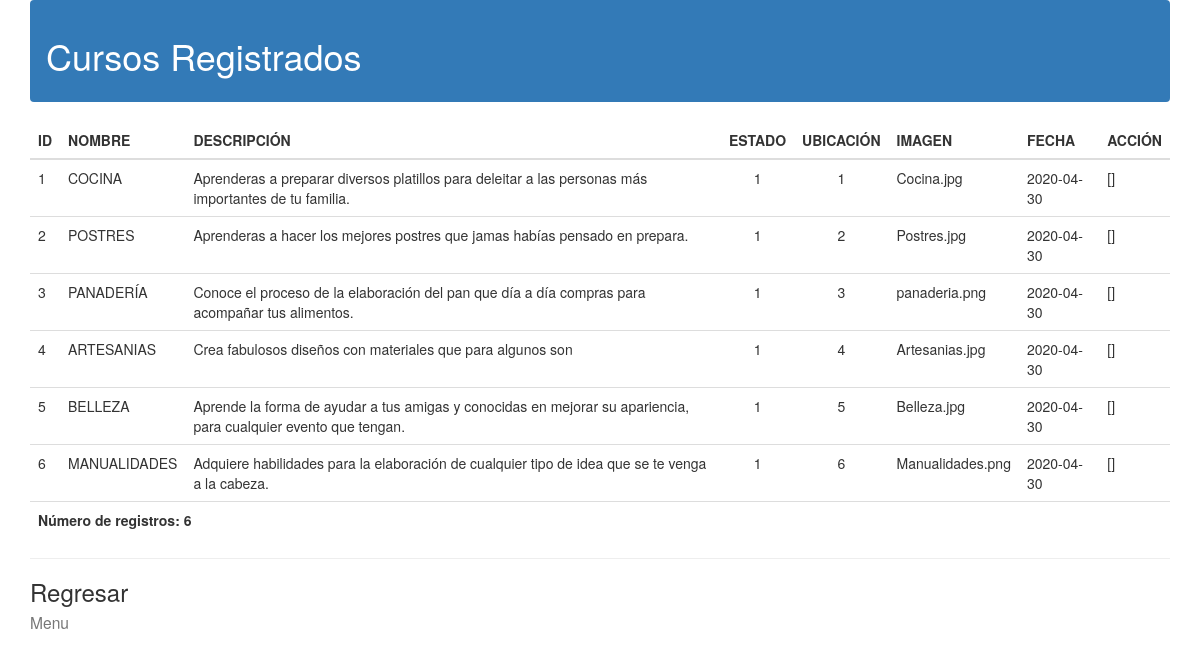
/Admin/CRUD_admin/Cursos/mostrar_cursos.php (signed in), run on the app's committed database.
### tables this page shows
CREATE TABLE IF NOT EXISTS `cursos` (
  `Id_Curso` int(5) NOT NULL,
  `Nombre` varchar(70) NOT NULL,
  `Descripcion` varchar(1500) NOT NULL,
  `Horario` varchar(75) NOT NULL,
  `Precio` varchar(15) NOT NULL,
  `Estado` char(5) NOT NULL,
  `Duracion` varchar(20) NOT NULL,
  `Fecha` date NOT NULL,
  `lugar_curso` int(5) NOT NULL,
  `Imagen` varchar(100) NOT NULL,
  PRIMARY KEY (`Id_Curso`)
);

### Admin/CRUD_admin/Cursos/mostrar_cursos.php (the view, shortened to what this page needs)
<!DOCTYPE html>
	<html lang="es">
		<head>
			<link href = "//maxcdn.bootstrapcdn.com/bootstrap/3.3.0/css/bootstrap.min.css" rel = "stylesheet" id ="bootstrap-css" >
		</head>
		<header>
			<nav class = "navbar navbar-dark bg-primary" >
			<span class = "navbar-text" >
			<h1> Cursos Registrados </h1>
			</span>
			</nav>
		</header>
		<body class="container">
			<?php
					@$db = new mysqli('localhost','root','','sirama', '3308');
				$db->set_charset( "utf8" );
				$consulta = " SELECT * FROM cursos ORDER BY Id_Curso";
				$resultc = $db->query($consulta);
				$num_results = $resultc->num_rows;
				echo "<table class='table'>
				<colgroup>
				<col class=\"idcur\">
				</colgroup>
				<colgroup>
				<col class=\"name\">
				</colgroup>
				<colgroup>
				<col class=\"descri\">
				</colgroup>
				<colgroup>
				<col class=\"esta\">
				</colgroup>
				<colgroup>
				<col class=\"place\">
				</colgroup>
				<colgroup>
				<col class=\"img\">
				</colgroup>
				<colgroup>
				<col class=\"fecha\">
				</colgroup>
				<colgroup>
				<col class=\"action\">
				</colgroup>
				<thead>
				<tr id=\"theader\">
				<th>ID</th>
				<th>NOMBRE</th>
				<th>DESCRIPCIÓN</th>
				<th>ESTADO</th>
				<th>UBICACIÓN</th>
				<th>IMAGEN</th>
				<th>FECHA</th>
				<th>ACCIÓN</th>
				</tr>
				</thead>
				<tbody>";
				while ($row = $resultc->fetch_assoc()) {
				echo "<tr class=\"normal\"onmouseover=\"this.className='selected'\" onmouseout=\"this.className='normal'\">";
				echo "<td scope='col'>";
				echo "" . $row[ 'Id_Curso' ] . "";
				echo "</td><td scope='col'>";
				echo "" . stripslashes($row[ 'Nombre' ]) . "";
				echo "</td><td scope='col'>";
				echo "" . stripslashes($row[ 'Descripcion' ]) . "";
				echo "</td><td scope='col' class = 'text-center'>";
				echo "" . stripslashes($row[ 'Estado' ]) . "";
				echo "</td><td scope='col' class = 'text-center'>";
				echo "" . stripslashes($row[ 'lugar_curso' ]) . "";
				echo "</td><td scope='col'>\n";
				echo "" . stripslashes($row[ 'Imagen' ]) . "";
				echo "</td><td scope='col'>";
				echo "" . $row[ 'Fecha' ];
				echo "</td><td scope='col'>";
				echo "[<a href=\"" . $_GET[ 'opc' ] . ".php?id=" .
				$row[ 'Id_Curso' ] . "\">";
				echo "</a>]";
				echo "</td></tr>";
				}
				echo "</tbody>";
				echo "<tfoot>";
				echo "<tr id=\"tfooter\">";
				echo "<th colspan=\"9\">";
				echo "Número de registros: " . $num_results . "";
				echo "</th>";
				echo "</tr>";
				echo "</tfoot>";
				echo "</table>";
				?>
				<hr class = "d-lg-none divider" >
				<a href = "Opciones_Cursos.php" class = "d-block h3
				font-weight-normal" > Regresar <br>
				<small class = "d-block text-muted
				text-small" > Menu </small>
				</a>
		</body>
	</html>

### data on the page
cursos: Id_Curso "1", Nombre "COCINA", Descripcion "Aprenderas a preparar diversos platillos para deleitar a las personas más importantes de tu familia.", Estado "1", lugar_curso "1", Imagen "Cocina.jpg", Fecha "2020-04-30"
cursos: Id_Curso "2", Nombre "POSTRES", Descripcion "Aprenderas a hacer los mejores postres que jamas habías pensado en prepara.", Estado "1", lugar_curso "2", Imagen "Postres.jpg", Fecha "2020-04-30"
cursos: Id_Curso "3", Nombre "PANADERÍA", Descripcion "Conoce el proceso de la elaboración del pan que día a día compras para acompañar tus alimentos.", Estado "1", lugar_curso "3", Imagen "panaderia.png", Fecha "2020-04-30"
cursos: Id_Curso "4", Nombre "ARTESANIAS", Descripcion "Crea fabulosos diseños con materiales que para algunos son", Estado "1", lugar_curso "4", Imagen "Artesanias.jpg", Fecha "2020-04-30"
cursos: Id_Curso "5", Nombre "BELLEZA", Descripcion "Aprende la forma de ayudar a tus amigas y conocidas en mejorar su apariencia, para cualquier evento que tengan.", Estado "1", lugar_curso "5", Imagen "Belleza.jpg", Fecha "2020-04-30"
cursos: Id_Curso "6", Nombre "MANUALIDADES", Descripcion "Adquiere habilidades para la elaboración de cualquier tipo de idea que se te venga a la cabeza.", Estado "1", lugar_curso "6", Imagen "Manualidades.png", Fecha "2020-04-30"

### other printed values
$num_results "6"
